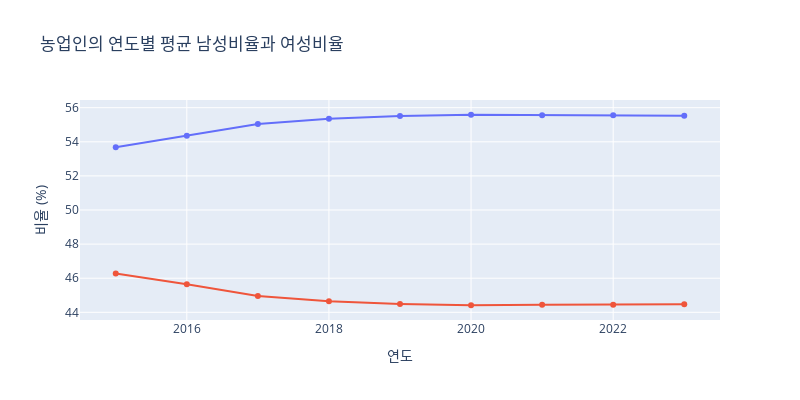

The cell this chart's notebook holds for it:
### Code cell
df_avg = df_all.groupby('연도').agg({
    '남성비율': 'mean',
    '여성비율': 'mean'
}).reset_index()
fig = px.line(df_avg, x='연도', y=['남성비율', '여성비율'],
              title='농업인의 연도별 평균 남성비율과 여성비율',
              labels={'연도': '연도', 'value': '비율 (%)'},
              markers=True,
             width=800,height=400)
fig.update_layout(showlegend=False)
fig

### Figure 1 — Plotly figure (JSON) as saved in the notebook; plotly's stock layout.template omitted (floating-point values rounded to 4 significant figures)
{"data": [{"hovertemplate": "variable=남성비율<br>연도=%{x}<br>비율 (%)=%{y}<extra></extra>", "legendgroup": "남성비율", "line": {"color": "#636efa", "dash": "solid"}, "marker": {"symbol": "circle"}, "mode": "markers+lines", "name": "남성비율", "orientation": "v", "showlegend": true, "type": "scatter", "x": [2015, 2016, 2017, 2018, 2019, 2020, 2021, 2022, 2023], "xaxis": "x", "y": [53.68, 54.35, 55.05, 55.35, 55.51, 55.59, 55.56, 55.56, 55.52], "yaxis": "y"}, {"hovertemplate": "variable=여성비율<br>연도=%{x}<br>비율 (%)=%{y}<extra></extra>", "legendgroup": "여성비율", "line": {"color": "#EF553B", "dash": "solid"}, "marker": {"symbol": "circle"}, "mode": "markers+lines", "name": "여성비율", "orientation": "v", "showlegend": true, "type": "scatter", "x": [2015, 2016, 2017, 2018, 2019, 2020, 2021, 2022, 2023], "xaxis": "x", "y": [46.28, 45.65, 44.95, 44.65, 44.49, 44.41, 44.44, 44.44, 44.48], "yaxis": "y"}], "layout": {"height": 400, "legend": {"title": {"text": "variable"}, "tracegroupgap": 0}, "showlegend": false, "title": {"text": "농업인의 연도별 평균 남성비율과 여성비율"}, "width": 800, "xaxis": {"anchor": "y", "autorange": true, "domain": [0, 1], "range": [2014.0, 2024.0], "title": {"text": "연도"}, "type": "linear"}, "yaxis": {"anchor": "x", "autorange": true, "domain": [0, 1], "range": [43.55, 56.45], "title": {"text": "비율 (%)"}, "type": "linear"}}}
